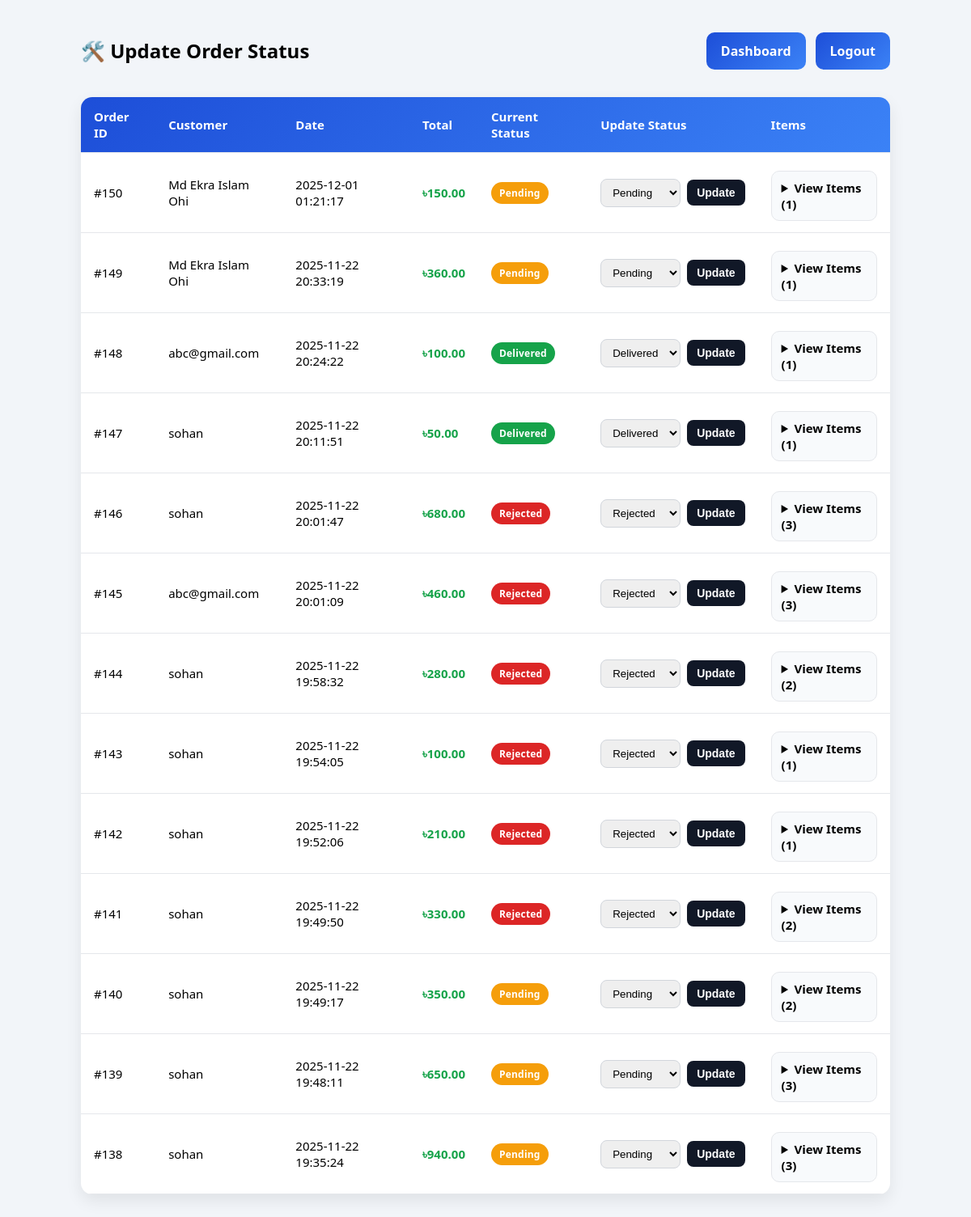
The page /admin/statusUpdate.php (signed in) on the database its author committed.
### tables this page shows
CREATE TABLE `orders` (
  `order_id` int(11) NOT NULL,
  `customer_id` int(11) DEFAULT NULL,
  `employee_id` int(11) DEFAULT NULL,
  `order_date` datetime NOT NULL,
  `total_amount` decimal(10,2) DEFAULT NULL,
  `order_status` enum('Pending','Delivered','Rejected') NOT NULL DEFAULT 'Pending',
  `status` varchar(20) DEFAULT 'Pending'
);

CREATE TABLE `customers` (
  `customer_id` int(11) NOT NULL,
  `customer_name` varchar(255) NOT NULL,
  `email` varchar(255) DEFAULT NULL,
  `password` varchar(255) NOT NULL,
  `role` enum('admin','user') NOT NULL DEFAULT 'user',
  `phone_number` varchar(20) DEFAULT NULL,
  `address` text DEFAULT NULL,
  `created_at` timestamp NOT NULL DEFAULT current_timestamp(),
  `deleted` enum('0','1') NOT NULL DEFAULT '0'
);

### admin/statusUpdate.php (the view, shortened to what this page needs)
<?php
require_once "../config/db.php";
$stmt = $conn->prepare("
  SELECT
    o.order_id,
    o.order_date,
    o.total_amount,
    o.order_status,
    o.customer_id,
    c.customer_name
  FROM orders o
  JOIN customers c ON o.customer_id = c.customer_id
  WHERE o.status = 'active'
  ORDER BY o.order_id DESC
");
$stmt->execute();
$orders = $stmt->get_result();
?>
<!DOCTYPE html>
<html>
<head>
  <link rel="stylesheet" href="../assets/style.css">
</head>
<body>
<div class="container">
  <div class="header-row">
    <h2>🛠️ Update Order Status</h2>
    <div class="nav">
      <a class="btn" href="dashboard.php">Dashboard</a>
      <a class="btn" href="../auth/logout.php">Logout</a>
    </div>
  </div>
  <div class="table-wrap">
    <table>
      <thead>
        <tr>
          <th>Order ID</th>
          <th>Customer</th>
          <th>Date</th>
          <th>Total</th>
          <th>Current Status</th>
          <th>Update Status</th>
          <th>Items</th>
        </tr>
      </thead>
      <tbody>
        <?php if ($orders->num_rows > 0): ?>
          <?php while($order = $orders->fetch_assoc()): ?>
            <?php
              $status = strtolower($order["order_status"]);
              $badgeClass = "badge-pending";
              if ($status === "delivered") $badgeClass = "badge-delivered";
              if ($status === "rejected") $badgeClass = "badge-rejected";
              $itemStmt = $conn->prepare("
                SELECT oi.quantity, oi.unit_price, p.product_name
                FROM order_items oi
                JOIN products p ON oi.product_id = p.product_id
                WHERE oi.order_id = ?
              ");
              $itemStmt->bind_param("i", $order["order_id"]);
              $itemStmt->execute();
              $items = $itemStmt->get_result();
              $itemCount = $items->num_rows;
            ?>
            <tr>
              <td>#<?= $order["order_id"] ?></td>
              <td><?= htmlspecialchars($order["customer_name"]) ?></td>
              <td><?= htmlspecialchars($order["order_date"]) ?></td>
              <td class="price">৳<?= number_format($order["total_amount"],2) ?></td>
              <td>
                <span class="badge <?= $badgeClass ?>">
                  <?= htmlspecialchars($order["order_status"]) ?>
                </span>
              </td>
              <td>
                <form method="POST" action="update_order_status.php" style="display:flex;gap:8px;align-items:center;">
                  <select name="order_status" required>
                    <option value="Pending"   <?= $status==="pending"?"selected":"" ?>>Pending</option>
                    <option value="Delivered" <?= $status==="delivered"?"selected":"" ?>>Delivered</option>
                    <option value="Rejected"  <?= $status==="rejected"?"selected":"" ?>>Rejected</option>
                  </select>
                  <button class="btn-sm" type="submit">Update</button>
                </form>
              </td>
              <td>
                <details>
                  <summary>View Items (<?= $itemCount ?>)</summary>
                </details>
              </td>
            </tr>
          <?php endwhile; ?>
        <?php endif; ?>
      </tbody>
    </table>
  </div>
</div>
</body>
</html>

### assets/style.css (style rules this page uses)
body { font-family: system-ui, sans-serif; background: #f2f5f9; margin: 0; padding: 0; }
.container { width: min(100% - 2rem, 1000px); margin: 40px auto; }
h1, h2 { margin-top: 0; }
button, .btn { display: inline-block; background: linear-gradient(135deg, #1d4ed8, #3b82f6); color: white; border: none; padding: 12px 18px; border-radius: 10px; cursor: pointer; font-weight: 600; text-decoration: none; }
.nav { display: flex; gap: 12px; margin-bottom: 18px; }

### admin/statusUpdate.php (style rules this page uses)
.table-wrap { overflow-x:auto; background:#fff; border-radius:14px; box-shadow:0 8px 20px rgba(0,0,0,.08); }
table { width:100%; border-collapse:collapse; min-width:1000px; }
thead { background:linear-gradient(135deg,#1d4ed8,#3b82f6); color:#fff; }
th, td { padding:14px 16px; text-align:left; border-bottom:1px solid #e5e7eb; font-size:15px; vertical-align:middle; }
.badge { padding:5px 10px; border-radius:999px; font-size:12px; font-weight:800; display:inline-block; letter-spacing:.2px; }
.badge-pending { background:#f59e0b; color:white; }
.badge-delivered { background:#16a34a; color:white; }
.badge-rejected { background:#dc2626; color:white; }
details { background:#f8fafc; border-radius:10px; padding:10px 12px; margin:8px 0 0; border:1px solid #e5e7eb; }
summary { cursor:pointer; font-weight:700; }
select { padding:8px 10px; border-radius:8px; border:1px solid #d1d5db; }
.btn-sm { padding:8px 12px; border-radius:8px; font-size:14px; background:#111827; color:white; border:none; cursor:pointer; font-weight:700; }
.price { font-weight:700; color:#16a34a; }
.header-row { display:flex; justify-content:space-between; align-items:center; flex-wrap:wrap; gap:12px; margin-bottom:16px; }

### rows shown on the page
orders: order_id "150", customer.customer_name "Md Ekra Islam Ohi", order_date "2025-12-01 01:21:17", total_amount "150.00", order_status "Pending", itemCount "1"
orders: order_id "149", customer.customer_name "Md Ekra Islam Ohi", order_date "2025-11-22 20:33:19", total_amount "360.00", order_status "Pending", itemCount "1"
orders: order_id "148", customer.customer_name "abc@gmail.com", order_date "2025-11-22 20:24:22", total_amount "100.00", order_status "Delivered", itemCount "1"
orders: order_id "147", customer.customer_name "sohan", order_date "2025-11-22 20:11:51", total_amount "50.00", order_status "Delivered", itemCount "1"
orders: order_id "146", customer.customer_name "sohan", order_date "2025-11-22 20:01:47", total_amount "680.00", order_status "Rejected", itemCount "3"
orders: order_id "145", customer.customer_name "abc@gmail.com", order_date "2025-11-22 20:01:09", total_amount "460.00", order_status "Rejected", itemCount "3"
orders: order_id "144", customer.customer_name "sohan", order_date "2025-11-22 19:58:32", total_amount "280.00", order_status "Rejected", itemCount "2"
orders: order_id "143", customer.customer_name "sohan", order_date "2025-11-22 19:54:05", total_amount "100.00", order_status "Rejected", itemCount "1"
orders: order_id "142", customer.customer_name "sohan", order_date "2025-11-22 19:52:06", total_amount "210.00", order_status "Rejected", itemCount "1"
orders: order_id "141", customer.customer_name "sohan", order_date "2025-11-22 19:49:50", total_amount "330.00", order_status "Rejected", itemCount "2"
orders: order_id "140", customer.customer_name "sohan", order_date "2025-11-22 19:49:17", total_amount "350.00", order_status "Pending", itemCount "2"
orders: order_id "139", customer.customer_name "sohan", order_date "2025-11-22 19:48:11", total_amount "650.00", order_status "Pending", itemCount "3"
orders: order_id "138", customer.customer_name "sohan", order_date "2025-11-22 19:35:24", total_amount "940.00", order_status "Pending", itemCount "3"
